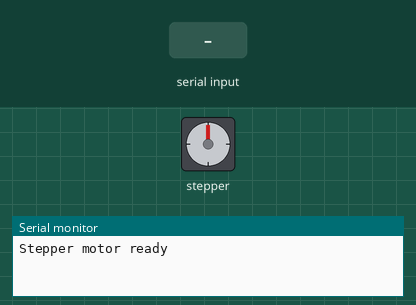
The sketch below on a simulated Arduino Uno, built with avr-gcc and run on an emulated ATmega328P. Shown: stepper motor, the last lines printed to the serial monitor. Inputs (shaded band) come from the test bench. Stepper angles assume 2048 steps per turn.

Above: at 1.2 s.
1.3 s: "0" received over the second serial link
At 2.4 s:
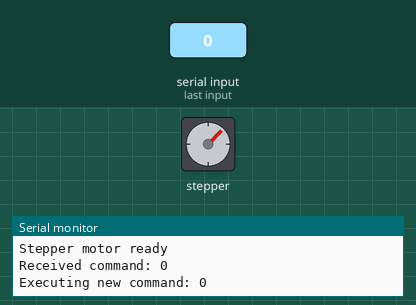
4.3 s: "2" received over the second serial link
At 5.6 s:
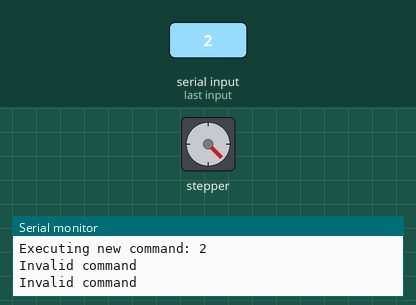
6.0 s: "1" received over the second serial link
At 9.9 s:
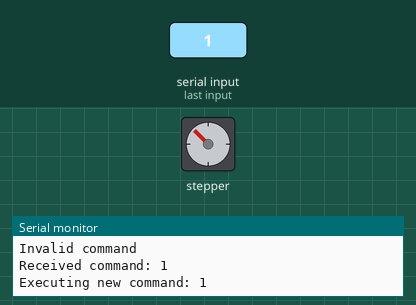
Timing chart, 0 to 21.0 s (numbered marks = the images above; inputs shaded):
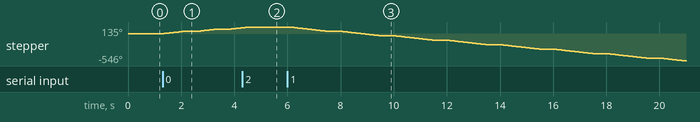

Measured:
- after the input at 1.3 s, stepper: turns 45° clockwise in 0.74 s, then 45° clockwise in 0.74 s, then 28° clockwise in 0.46 s
- after the input at 4.3 s, stepper: goes on until 4.6 s, then stays 135°
- after the input at 6.0 s, stepper: turns 90° counter-clockwise in 1.5 s, repeating every 2.0 s

The sketch:

Slave.ino
```cpp
#include <SoftwareSerial.h>
#include <Stepper.h>

// Cấu hình Bluetooth
SoftwareSerial BTSerial(10, 11);
char currentCommand = '\0'; // Lệnh hiện tại
char lastCommand = '\0';    // Lệnh trước đó

// Định nghĩa số bước cho một vòng quay (28BYJ-48: 2048 bước/vòng)
#define STEPS_PER_REV 2048

// Tạo đối tượng Stepper
Stepper myStepper(STEPS_PER_REV, 2, 4, 3, 5); // Chân IN1, IN3, IN2, IN4

void setup() {
  // Khởi tạo Serial
  Serial.begin(38400);
  BTSerial.begin(38400);

  // Thiết lập tốc độ động cơ (RPM)
  myStepper.setSpeed(10); // 10 vòng/phút

  Serial.println("Stepper motor ready");
}

void loop() {
  // Kiểm tra lệnh từ Bluetooth
  if (BTSerial.available()) {
    currentCommand = BTSerial.read(); // Đọc lệnh
    Serial.print("Received command: ");
    Serial.println(currentCommand);

    // Cập nhật lệnh nếu khác lệnh trước đó
    if (currentCommand != lastCommand) {
      lastCommand = currentCommand;
      Serial.print("Executing new command: ");
      Serial.println(currentCommand);
    }

    // Xóa dữ liệu trong buffer của Bluetooth
    while (BTSerial.available()) {
      BTSerial.read();
    }
  }

  // Thực hiện xoay động cơ theo lệnh hiện tại
  if (lastCommand != '\0') {
    executeCommand(lastCommand);
  }
}

// Hàm thực hiện lệnh
void executeCommand(char cmd) {
  switch (cmd) {
    case '0': // Quay 45 độ theo chiều kim đồng hồ
      myStepper.step(STEPS_PER_REV / 8); // 1/8 vòng (45 độ)
      break;
    case '1': // Quay 90 độ ngược chiều kim đồng hồ
      myStepper.step(-STEPS_PER_REV / 4); // -1/4 vòng (90 độ)
      break;

    default:
      Serial.println("Invalid command");
      break;
  }

  // Thêm quãng nghỉ sau khi quay
  delay(500); // Dừng 500ms
}
```
